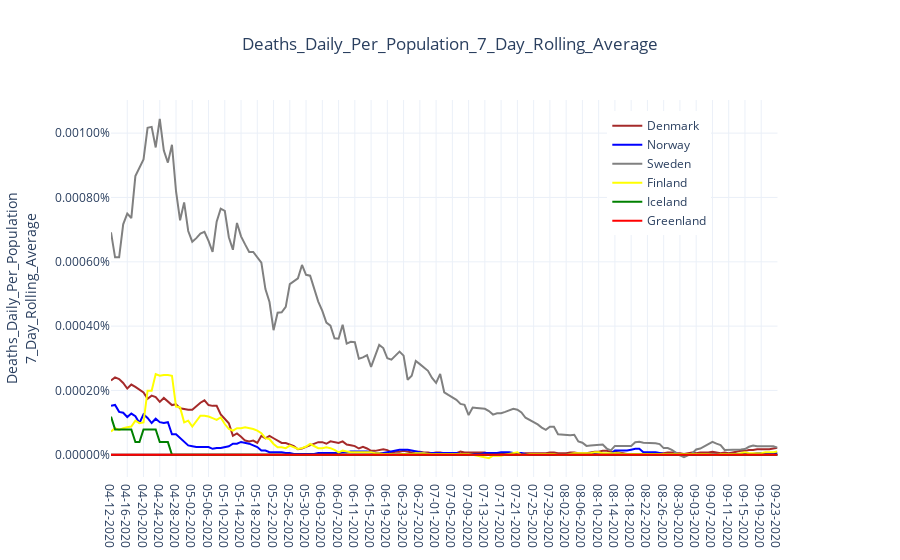

Notebook cell for this chart:
### Code cell
fig = make_subplots(specs=[[{'secondary_y':True}]])
for mycountry in countries_list:
    fig.add_trace(go.Scatter(x=country_df[country_df['Country_Region']==mycountry]['Date'],
                               y=country_df[country_df['Country_Region']==mycountry]['Deaths_Daily_Per_Population_7_Day_Rolling_Average'],
                               name = rename_dict[mycountry],
                               line = {'color':colors_dict[mycountry]}),
                  secondary_y = False)

fig.update_layout(showlegend = True,
                #legend= {'x':0.09,'y':0.97,'bgcolor':'rgba(0,0,0,0)'},
                legend = {'x':0.7,'y':0.97},
                title='Deaths_Daily_Per_Population_7_Day_Rolling_Average',
                title_x=0.5,
                #margin = {'r':55},
                yaxis={'title':'Deaths_Daily_Per_Population<br>7_Day_Rolling_Average',
                       'tickformat':'.5%',
                       #'range': [0.0,0.000035],
                       'zeroline':True,'zerolinecolor':'#000000','zerolinewidth':2.0},
                template = 'plotly_white')

#fig.update_yaxes(title_text='People_Tested_Daily_Per_Population<br>7_Day_Rolling_Average',
#                 secondary_y=True,tickformat='.1%')
fig.show()
myfilename = r'C:\__YOUTUBE__\__POLITICS__\Coronavirus\outputdata\3-CV_Deaths_Per_Pop_7DAVG.png'
fig.write_image(myfilename,width = 852,height = 480, scale = 2.0)
print('Static Image:')
Image(filename=myfilename)

### Figure 1 — Plotly figure (JSON) as saved in the notebook; plotly's stock layout.template omitted (floating-point values rounded to 4 significant figures; data arrays with more than 128 entries replaced by an {"elided": "..."} marker saying what was removed)
{"data": [{"line": {"color": "brown"}, "name": "Denmark", "type": "scatter", "x": {"elided": "165 str values"}, "xaxis": "x", "y": {"elided": "165 float values"}, "yaxis": "y"}, {"line": {"color": "blue"}, "name": "Norway", "type": "scatter", "x": {"elided": "165 str values"}, "xaxis": "x", "y": {"elided": "165 float values"}, "yaxis": "y"}, {"line": {"color": "grey"}, "name": "Sweden", "type": "scatter", "x": {"elided": "165 str values"}, "xaxis": "x", "y": {"elided": "165 float values"}, "yaxis": "y"}, {"line": {"color": "yellow"}, "name": "Finland", "type": "scatter", "x": {"elided": "165 str values"}, "xaxis": "x", "y": {"elided": "165 float values"}, "yaxis": "y"}, {"line": {"color": "green"}, "name": "Iceland", "type": "scatter", "x": {"elided": "165 str values"}, "xaxis": "x", "y": {"elided": "165 float values"}, "yaxis": "y"}, {"line": {"color": "red"}, "name": "Greenland", "type": "scatter", "x": {"elided": "165 str values"}, "xaxis": "x", "y": {"elided": "165 int values"}, "yaxis": "y"}], "layout": {"legend": {"x": 0.7, "y": 0.97}, "showlegend": true, "title": {"text": "Deaths_Daily_Per_Population_7_Day_Rolling_Average", "x": 0.5}, "xaxis": {"anchor": "y", "domain": [0, 0.94]}, "yaxis": {"anchor": "x", "domain": [0, 1], "tickformat": ".5%", "title": {"text": "Deaths_Daily_Per_Population<br>7_Day_Rolling_Average"}, "zeroline": true, "zerolinecolor": "#000000", "zerolinewidth": 2}, "yaxis2": {"anchor": "x", "overlaying": "y", "side": "right"}}}
